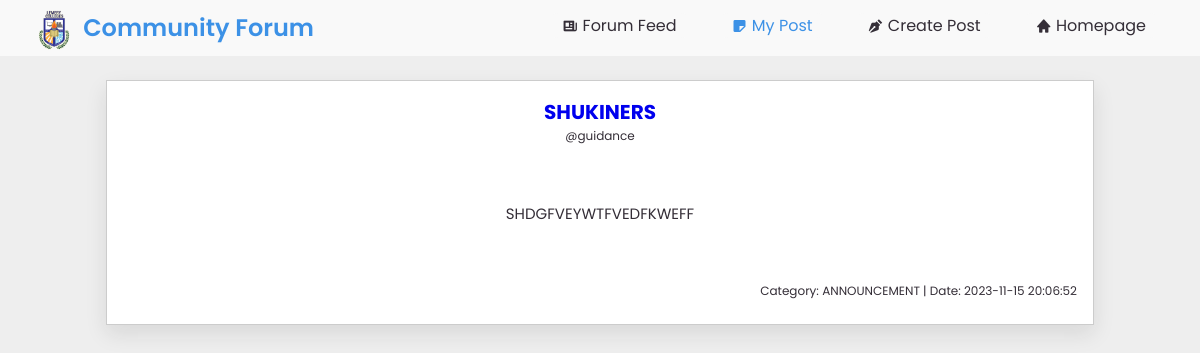
The app's page /Users/my-posts.php (signed in) with its own data.
### tables this page shows
CREATE TABLE `blogs` (
  `blog_id` int(11) NOT NULL,
  `blog_category` varchar(255) NOT NULL,
  `blog_title` varchar(255) NOT NULL,
  `blog_by` varchar(255) NOT NULL,
  `blog_date` datetime NOT NULL,
  `blog_content` longtext NOT NULL
);

CREATE TABLE `user` (
  `id` int(11) NOT NULL,
  `role` varchar(255) NOT NULL,
  `date_created` varchar(255) NOT NULL,
  `first_name` varchar(255) NOT NULL,
  `last_name` varchar(255) NOT NULL,
  `username` varchar(255) NOT NULL,
  `email` varchar(255) NOT NULL,
  `password` varchar(255) NOT NULL,
  `reset_token` varchar(255) DEFAULT NULL,
  `reset_timestamp` timestamp NOT NULL DEFAULT current_timestamp() ON UPDATE current_timestamp(),
  `profile_photo` varchar(255) DEFAULT NULL
);

### Users/my-posts.php (the view, shortened to what this page needs)
<?php
include 'config.php';
$user_id = $_SESSION['id'];
$sql = "SELECT b.blog_id, b.blog_title, b.blog_by, u.username AS username, b.blog_date, b.blog_content, b.blog_category
        FROM blogs b
        JOIN user u ON b.blog_by = u.username
        WHERE u.id = $user_id;";
$result = mysqli_query($link, $sql);
?>
<!DOCTYPE html>
<html lang="en">
<head>
    <link href='https://unpkg.com/boxicons@2.0.9/css/boxicons.min.css' rel='stylesheet'>
</head>
<body>
<?php include('forumside.php'); ?>
    <section id="content">
        <main>
            <div class="box-info">
                <?php
                if (mysqli_num_rows($result) > 0) {
                    while ($row = mysqli_fetch_assoc($result)) {
                        ?>
                        <div class="post" >
                            <a href="forum-viewpost.php?blog_id=<?php echo $row['blog_id']; ?>" style="text-decoration: none; color: inherit;">
                            <center><h5 class="post-title"><a href="forum-viewpost.php?blog_id=<?php echo $row['blog_id']; ?>"><?php echo $row['blog_title']; ?></a></h5></center>
                            <center><p class="post-author">@<?php echo $row['username']; ?></p></center>
                            <br><br>
                            <center><p class="post-content"><?php echo $row['blog_content']; ?></p>
                            <br><br>
                            <div class="post-details" style="text-align: right;">
                                <p class="post-category">Category: <?php echo $row['blog_category']; ?> | Date: <?php echo $row['blog_date']; ?></p>
                            </div>
                            </a>
                        </div>
                        <?php
                    }
                } else {
                    echo "<p>No blog posts found</p>";
                }
                ?>
            </div>
        </main>
    </section>
</body>
</html>

### Users/my-posts.php (style rules this page uses)
body { font-family: var(--poppins); background-color: #f0f2f5; color: #1c1e21; }
.box-info { margin: 36px auto; padding: 16px; width: 1020px; margin-top: 4rem; margin-bottom: 0; }
.post { width: 100%; padding: 16px; background: #fff; display: flex; flex-direction: column; box-shadow: 0 9px 20px rgba(34, 32, 32, 0.1); margin-bottom: 50px; border: 1px solid #ccc; }
.post-title { font-size: 20px; font-weight: bold; color: var(--dark); margin-bottom: 0; text-align: center; }
.post-content { color: var(--dark); font-size: 15px; line-height: 1.4; margin-bottom: 8px; text-align: center; }
.post-details { display: flex; flex-direction: column; text-align: center; }
.post-category, .post-author, .post-date { color: var(--dark); font-size: 12px; margin-bottom: 8px; }

### Users/forumside.php (style rules this page uses)
* { margin: 0; padding: 0; box-sizing: border-box; }
a { text-decoration: none; }
:root { --poppins: 'Poppins', sans-serif; --light: #F9F9F9; --blue: #3C91E6; --light-blue: #CFE8FF; --grey: #eee; --dark-grey: #AAAAAA; --dark: #342E37; --red: #DB504A; --yellow: #FFCE26; --light-yellow: #FFF2C6; --orange: #FD7238; --light-orange: #FFE0D3; --green: #30ee59; --light-green: #90e9a4; }
html { overflow-x: hidden; }
body { background: var(--grey); overflow-x: hidden; margin: 0; }
#content { position: relative; width: 100%; transition: .3s ease; margin-left: 0; margin-bottom: 0; }

### records on screen
blogs: blog_title "SHUKINERS", user.username "guidance", blog_content "SHDGFVEYWTFVEDFKWEFF", blog_category "ANNOUNCEMENT", blog_date "2023-11-15 20:06:52"
